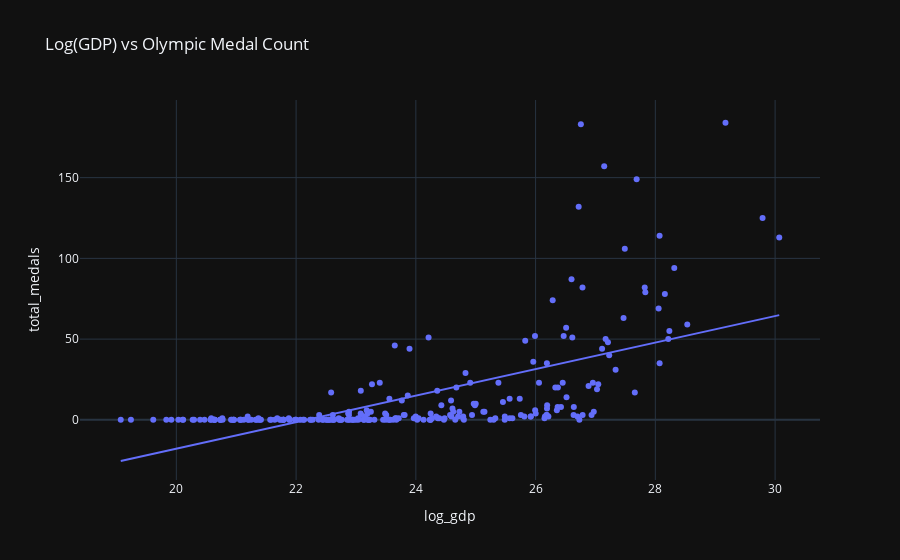

Here is the notebook cell this chart was saved with:
### Markdown cell above
Log GDP R2 was higher, so it's a better fit. Even if it's close, interpretation will be cleaner.

### Code cell
# Visualize the fit
fig = px.scatter(
    df_small,
    x="log_gdp",
    y="total_medals",
    trendline="ols",
    title='Log(GDP) vs Olympic Medal Count'
)
fig.show()

### Figure 1 — Plotly figure (JSON) as saved in the notebook; plotly's stock layout.template omitted (floating-point values rounded to 4 significant figures; data arrays with more than 128 entries replaced by an {"elided": "..."} marker saying what was removed)
{"data": [{"hovertemplate": "log_gdp=%{x}<br>total_medals=%{y}<extra></extra>", "legendgroup": "", "marker": {"color": "#636efa", "symbol": "circle"}, "mode": "markers", "name": "", "orientation": "v", "showlegend": false, "x": {"elided": "248 float values"}, "xaxis": "x", "y": {"elided": "248 float values"}, "yaxis": "y", "type": "scatter"}, {"hovertemplate": "<b>OLS trendline</b><br>total_medals = 8.21412 * log_gdp + -182.153<br>R<sup>2</sup>=0.370522<br><br>log_gdp=%{x}<br>total_medals=%{y} <b>(trend)</b><extra></extra>", "legendgroup": "", "marker": {"color": "#636efa", "symbol": "circle"}, "mode": "lines", "name": "", "showlegend": false, "x": {"elided": "248 float values"}, "xaxis": "x", "y": {"elided": "248 float values"}, "yaxis": "y", "type": "scatter"}], "layout": {"xaxis": {"anchor": "y", "domain": [0.0, 1.0], "title": {"text": "log_gdp"}}, "yaxis": {"anchor": "x", "domain": [0.0, 1.0], "title": {"text": "total_medals"}}, "legend": {"tracegroupgap": 0}, "title": {"text": "Log(GDP) vs Olympic Medal Count"}}}
